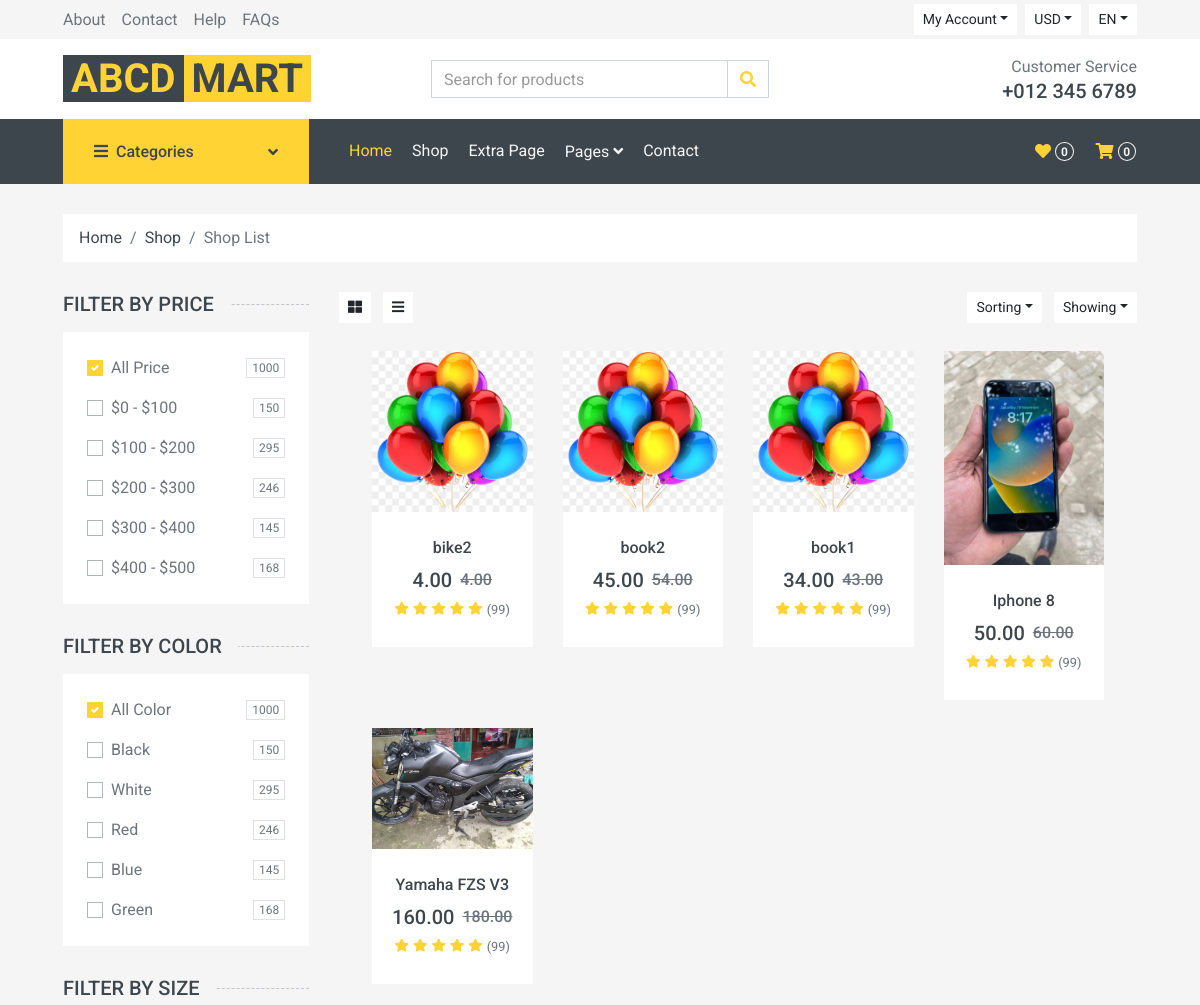
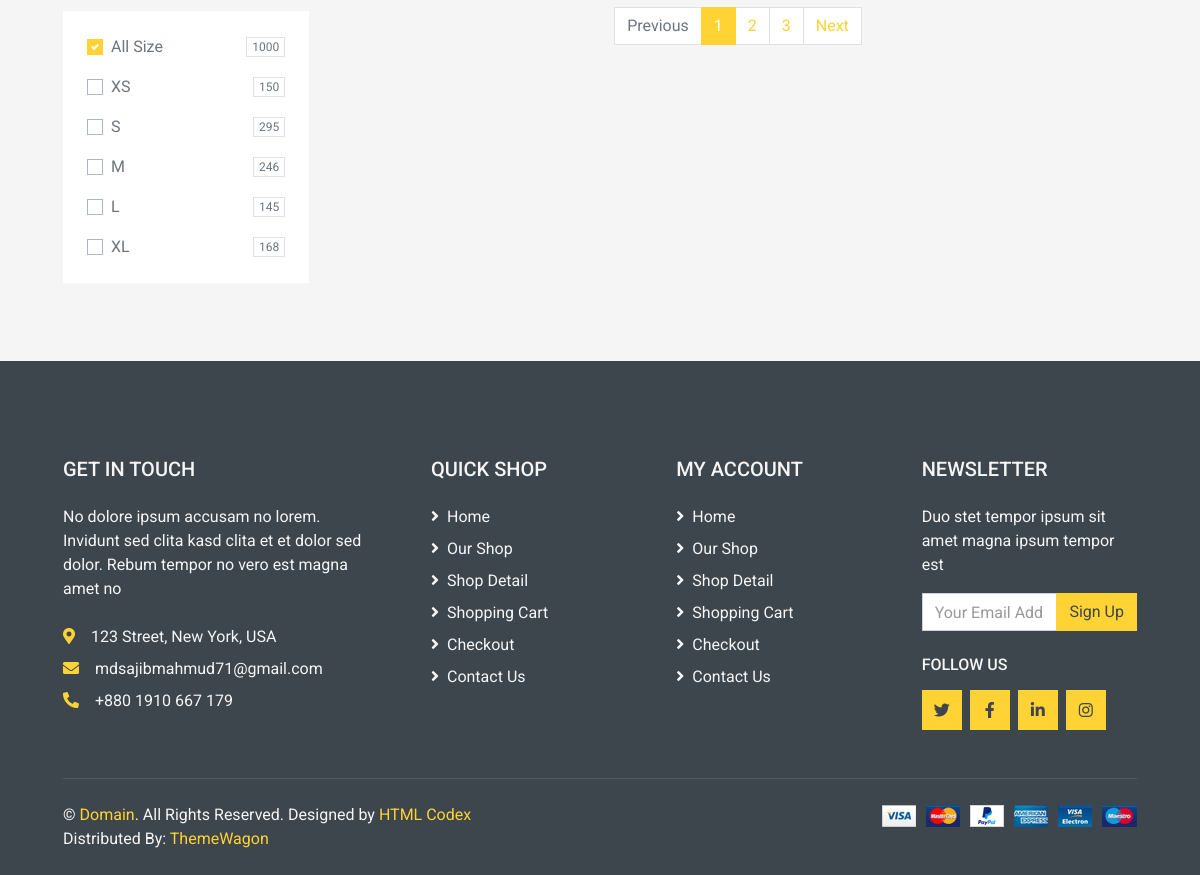
Page /shop on the committed database (2 pictures, top to bottom).
### products/models.py (models this page shows, shortened)
class ProductImage(models.Model):
    product = models.ForeignKey(Product, on_delete=models.CASCADE, related_name="product_image")
    image = models.ImageField(
        verbose_name=_("image"),
        help_text=_("Upload a product image"),
        upload_to="images/",
        default="images/default.jpg",
    )
    alt_text = models.CharField(
        verbose_name=_("Alturnative text"),
        help_text=_("Please add alturnative text"),
        max_length=255,
        null=True,
        blank=True,
    )
    is_feature = models.BooleanField(default=False)
    created_at = models.DateTimeField(auto_now_add=True, editable=False)
    updated_at = models.DateTimeField(auto_now=True)
    class Meta:
        verbose_name = _("Product Image")
        verbose_name_plural = _("Product Images")

class Product(models.Model):
    product_type = models.ForeignKey(ProductType, on_delete=models.RESTRICT)
    category = models.ForeignKey(Category, on_delete=models.RESTRICT)
    title = models.CharField(
        verbose_name=_("title"),
        help_text=_("Required"),
        max_length=255,
    )
    description = models.TextField(verbose_name=_("description"), help_text=_("Not Required"), blank=True)
    slug = models.SlugField(max_length=255)
    regular_price = models.DecimalField(
        verbose_name=_("Regular price"),
        help_text=_("Maximum 999.99"),
        error_messages={
            "name": {
                "max_length": _("The price must be between 0 and 999.99."),
            },
        },
        max_digits=5,
        decimal_places=2,
    )
    discount_price = models.DecimalField(
        verbose_name=_("Discount price"),
        help_text=_("Maximum 999.99"),
        error_messages={
            "name": {
                "max_length": _("The price must be between 0 and 999.99."),
            },
        },
        max_digits=5,
        decimal_places=2,
    )
    is_active = models.BooleanField(
        verbose_name=_("Product visibility"),
        help_text=_("Change product visibility"),
        default=True,
    )
    created_at = models.DateTimeField(_("Created at"), auto_now_add=True, editable=False)
    updated_at = models.DateTimeField(_("Updated at"), auto_now=True)
    class Meta:
        ordering = ("-created_at",)
        verbose_name = _("Product")
        verbose_name_plural = _("Products")
    def get_absolute_url(self):
        return reverse("products:product_detail", args=[self.slug])

### products/views.py (the view)
# urls.py: path('shop', views.shop),
def shop(request):
    products = Product.objects.all()
    return render(request,'products/shop.html',{'products' : products})

### templates/products/shop.html (shortened to what this page needs)
{% extends 'base.html' %}
{% load static %}
{% block content %}
    <div class="container-fluid">
        <div class="row px-xl-5">
            <div class="col-12">
                <nav class="breadcrumb bg-light mb-30">
                    <a class="breadcrumb-item text-dark" href="#">Home</a>
                    <a class="breadcrumb-item text-dark" href="#">Shop</a>
                    <span class="breadcrumb-item active">Shop List</span>
                </nav>
            </div>
        </div>
    </div>
    <div class="container-fluid">
        <div class="row px-xl-5">
            <div class="col-lg-3 col-md-4">
                <h5 class="section-title position-relative text-uppercase mb-3"><span class="bg-secondary pr-3">Filter by price</span></h5>
                <div class="bg-light p-4 mb-30">
                    <form>
                        <div class="custom-control custom-checkbox d-flex align-items-center justify-content-between mb-3">
                            <label class="custom-control-label" for="price-all">All Price</label>
                            <span class="badge border font-weight-normal">1000</span>
                        </div>
                        <div class="custom-control custom-checkbox d-flex align-items-center justify-content-between mb-3">
                            <label class="custom-control-label" for="price-1">$0 - $100</label>
                            <span class="badge border font-weight-normal">150</span>
                        </div>
                        <div class="custom-control custom-checkbox d-flex align-items-center justify-content-between mb-3">
                            <label class="custom-control-label" for="price-2">$100 - $200</label>
                            <span class="badge border font-weight-normal">295</span>
                        </div>
                        <div class="custom-control custom-checkbox d-flex align-items-center justify-content-between mb-3">
                            <label class="custom-control-label" for="price-3">$200 - $300</label>
                            <span class="badge border font-weight-normal">246</span>
                        </div>
                        <div class="custom-control custom-checkbox d-flex align-items-center justify-content-between mb-3">
                            <label class="custom-control-label" for="price-4">$300 - $400</label>
                            <span class="badge border font-weight-normal">145</span>
                        </div>
                        <div class="custom-control custom-checkbox d-flex align-items-center justify-content-between">
                            <label class="custom-control-label" for="price-5">$400 - $500</label>
                            <span class="badge border font-weight-normal">168</span>
                        </div>
                    </form>
                </div>
                <h5 class="section-title position-relative text-uppercase mb-3"><span class="bg-secondary pr-3">Filter by color</span></h5>
                <div class="bg-light p-4 mb-30">
                    <form>
                        <div class="custom-control custom-checkbox d-flex align-items-center justify-content-between mb-3">
                            <label class="custom-control-label" for="price-all">All Color</label>
                            <span class="badge border font-weight-normal">1000</span>
                        </div>
                        <div class="custom-control custom-checkbox d-flex align-items-center justify-content-between mb-3">
                            <label class="custom-control-label" for="color-1">Black</label>
                            <span class="badge border font-weight-normal">150</span>
                        </div>
                        <div class="custom-control custom-checkbox d-flex align-items-center justify-content-between mb-3">
                            <label class="custom-control-label" for="color-2">White</label>
                            <span class="badge border font-weight-normal">295</span>
                        </div>
                        <div class="custom-control custom-checkbox d-flex align-items-center justify-content-between mb-3">
                            <label class="custom-control-label" for="color-3">Red</label>
                            <span class="badge border font-weight-normal">246</span>
                        </div>
                        <div class="custom-control custom-checkbox d-flex align-items-center justify-content-between mb-3">
                            <label class="custom-control-label" for="color-4">Blue</label>
                            <span class="badge border font-weight-normal">145</span>
                        </div>
                        <div class="custom-control custom-checkbox d-flex align-items-center justify-content-between">
                            <label class="custom-control-label" for="color-5">Green</label>
                            <span class="badge border font-weight-normal">168</span>
                        </div>
                    </form>
                </div>
                <h5 class="section-title position-relative text-uppercase mb-3"><span class="bg-secondary pr-3">Filter by size</span></h5>
                <div class="bg-light p-4 mb-30">
                    <form>
                        <div class="custom-control custom-checkbox d-flex align-items-center justify-content-between mb-3">
                            <label class="custom-control-label" for="size-all">All Size</label>
                            <span class="badge border font-weight-normal">1000</span>
                        </div>
                        <div class="custom-control custom-checkbox d-flex align-items-center justify-content-between mb-3">
                            <label class="custom-control-label" for="size-1">XS</label>
                            <span class="badge border font-weight-normal">150</span>
                        </div>
                        <div class="custom-control custom-checkbox d-flex align-items-center justify-content-between mb-3">
                            <label class="custom-control-label" for="size-2">S</label>
                            <span class="badge border font-weight-normal">295</span>
                        </div>
                        <div class="custom-control custom-checkbox d-flex align-items-center justify-content-between mb-3">
                            <label class="custom-control-label" for="size-3">M</label>
                            <span class="badge border font-weight-normal">246</span>
                        </div>
                        <div class="custom-control custom-checkbox d-flex align-items-center justify-content-between mb-3">
                            <label class="custom-control-label" for="size-4">L</label>
                            <span class="badge border font-weight-normal">145</span>
                        </div>
                        <div class="custom-control custom-checkbox d-flex align-items-center justify-content-between">
                            <label class="custom-control-label" for="size-5">XL</label>
                            <span class="badge border font-weight-normal">168</span>
                        </div>
                    </form>
                </div>
            </div>
            <div class="col-lg-9 col-md-8">
                <div class="row pb-3">
                    <div class="col-12 pb-1">
                        <div class="d-flex align-items-center justify-content-between mb-4">
                            <div>
                                <button class="btn btn-sm btn-light"><i class="fa fa-th-large"></i></button>
                                <button class="btn btn-sm btn-light ml-2"><i class="fa fa-bars"></i></button>
                            </div>
                            <div class="ml-2">
                                <div class="btn-group">
                                    <button type="button" class="btn btn-sm btn-light dropdown-toggle" data-toggle="dropdown">Sorting</button>
                                </div>
                                <div class="btn-group ml-2">
                                    <button type="button" class="btn btn-sm btn-light dropdown-toggle" data-toggle="dropdown">Showing</button>
                                </div>
                            </div>
                        </div>
                    </div>
                    <div class="row px-xl-5">
                        {% for product in products %}
                        <div class="col-lg-3 col-md-4 col-sm-6 pb-1">
                            <div class="product-item bg-light mb-4">
                                <div class="product-img position-relative overflow-hidden">
                                    {% for image in product.product_image.all %}
                                    {% if image.is_feature %}
                                    <img class="img-fluid w-100" src="{{image.image.url}}" alt="">
                                    <div class="product-action">
                                    </div>
                                    {% endif %}
                                    {% endfor %}
                                </div>
                                <div class="text-center py-4">
                                    <a class="h6 text-decoration-none text-truncate"
                                       href="{{ product.get_absolute_url }}">{{product.title}}</a>
                                    <div class="d-flex align-items-center justify-content-center mt-2">
                                        <h5>{{product.discount_price}}</h5>
                                        <h6 class="text-muted ml-2">
                                            <del>{{product.regular_price}}</del>
                                        </h6>
                                    </div>
                                    <div class="d-flex align-items-center justify-content-center mb-1">
                                        <small class="fa fa-star text-primary mr-1"></small>
                                        <small class="fa fa-star text-primary mr-1"></small>
                                        <small class="fa fa-star text-primary mr-1"></small>
                                        <small class="fa fa-star text-primary mr-1"></small>
                                        <small class="fa fa-star text-primary mr-1"></small>
                                        <small>(99)</small>
                                    </div>
                                </div>
                            </div>
                        </div>
                        {% endfor %}
                    </div>
                    <div class="col-12">
                        <nav>
                          <ul class="pagination justify-content-center">
                            <li class="page-item disabled"><a class="page-link" href="#">Previous</span></a></li>
                            <li class="page-item active"><a class="page-link" href="#">1</a></li>
                            <li class="page-item"><a class="page-link" href="#">2</a></li>
                            <li class="page-item"><a class="page-link" href="#">3</a></li>
                            <li class="page-item"><a class="page-link" href="#">Next</a></li>
                          </ul>
                        </nav>
                    </div>
                </div>
            </div>
        </div>
    </div>
{% endblock %}

### rows in the picture
Product: title "bike2", discount_price "4.00", regular_price "4.00"
ProductImage: image (picture)
Product: title "book2", discount_price "45.00", regular_price "54.00"
ProductImage: image (picture)
Product: title "book1", discount_price "34.00", regular_price "43.00"
ProductImage: image (picture)
Product: title "Iphone 8", discount_price "50.00", regular_price "60.00"
ProductImage: image (picture)
Product: title "Yamaha FZS V3", discount_price "160.00", regular_price "180.00"
ProductImage: image (picture)
